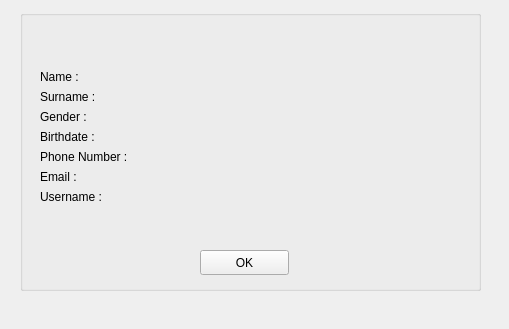
<?xml version="1.0" encoding="UTF-8"?>
<ui version="4.0">
 <class>UserInfoWindow</class>
 <widget class="QMainWindow" name="UserInfoWindow">
  <property name="geometry">
   <rect>
    <x>0</x>
    <y>0</y>
    <width>509</width>
    <height>329</height>
   </rect>
  </property>
  <property name="windowTitle">
   <string>MainWindow</string>
  </property>
  <widget class="QWidget" name="centralwidget">
   <widget class="QGroupBox" name="groupBox">
    <property name="geometry">
     <rect>
      <x>20</x>
      <y>10</y>
      <width>461</width>
      <height>281</height>
     </rect>
    </property>
    <property name="title">
     <string/>
    </property>
    <widget class="QWidget" name="formLayoutWidget">
     <property name="geometry">
      <rect>
       <x>20</x>
       <y>60</y>
       <width>421</width>
       <height>165</height>
      </rect>
     </property>
     <layout class="QFormLayout" name="formLayout">
      <item row="0" column="0">
       <widget class="QLabel" name="label">
        <property name="text">
         <string>Name :</string>
        </property>
       </widget>
      </item>
      <item row="1" column="0">
       <widget class="QLabel" name="label_2">
        <property name="text">
         <string>Surname :</string>
        </property>
       </widget>
      </item>
      <item row="2" column="0">
       <widget class="QLabel" name="label_3">
        <property name="text">
         <string>Gender :</string>
        </property>
       </widget>
      </item>
      <item row="3" column="0">
       <widget class="QLabel" name="label_4">
        <property name="text">
         <string>Birthdate :</string>
        </property>
       </widget>
      </item>
      <item row="4" column="0">
       <widget class="QLabel" name="label_5">
        <property name="text">
         <string>Phone Number :</string>
        </property>
       </widget>
      </item>
      <item row="5" column="0">
       <widget class="QLabel" name="label_6">
        <property name="text">
         <string>Email :</string>
        </property>
       </widget>
      </item>
      <item row="6" column="0">
       <widget class="QLabel" name="label_7">
        <property name="text">
         <string>Username :</string>
        </property>
       </widget>
      </item>
      <item row="0" column="1">
       <widget class="QLabel" name="name_txt">
        <property name="text">
         <string/>
        </property>
       </widget>
      </item>
      <item row="1" column="1">
       <widget class="QLabel" name="surname_txt">
        <property name="text">
         <string/>
        </property>
       </widget>
      </item>
      <item row="2" column="1">
       <widget class="QLabel" name="gender_txt">
        <property name="text">
         <string/>
        </property>
       </widget>
      </item>
      <item row="3" column="1">
       <widget class="QLabel" name="birthdate_txt">
        <property name="text">
         <string/>
        </property>
       </widget>
      </item>
      <item row="4" column="1">
       <widget class="QLabel" name="phone_number_txt">
        <property name="text">
         <string/>
        </property>
       </widget>
      </item>
      <item row="5" column="1">
       <widget class="QLabel" name="email_txt">
        <property name="text">
         <string/>
        </property>
       </widget>
      </item>
      <item row="6" column="1">
       <widget class="QLabel" name="username_txt">
        <property name="text">
         <string/>
        </property>
       </widget>
      </item>
     </layout>
    </widget>
    <widget class="QPushButton" name="okbtn">
     <property name="geometry">
      <rect>
       <x>180</x>
       <y>240</y>
       <width>89</width>
       <height>25</height>
      </rect>
     </property>
     <property name="text">
      <string>OK</string>
     </property>
    </widget>
   </widget>
  </widget>
 </widget>
 <resources/>
 <connections>
  <connection>
   <sender>okbtn</sender>
   <signal>clicked()</signal>
   <receiver>UserInfoWindow</receiver>
   <slot>close()</slot>
   <hints>
    <hint type="sourcelabel">
     <x>244</x>
     <y>252</y>
    </hint>
    <hint type="destinationlabel">
     <x>254</x>
     <y>164</y>
    </hint>
   </hints>
  </connection>
 </connections>
</ui>
